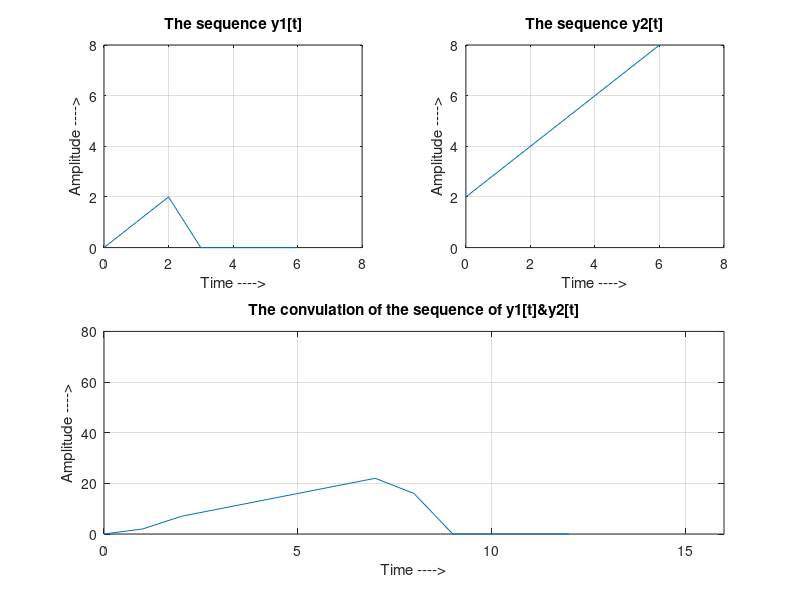

Recreate this plot in MATLAB.
t = 0:6;
x = [0 1 2 0 0 0 0];
subplot(2,2,1);
plot(t,x);
grid on;
axis([0 8 0 8]);
xlabel('Time ---->');
ylabel('Amplitude ---->');
title('The sequence y1[t]');
h = [2 3 4 5 6 7 8];
subplot(2,2,2);
plot(t,h);
grid on;
axis([0 8 0 8]);
xlabel('Time ---->');
ylabel('Amplitude ---->');
title('The sequence y2[t]');
y = conv(x,h);
L = length(y);
t = 0:L-1;
subplot(2,2,[3,4]);
plot(t,y);
grid on;
axis([0 16 0 80]);
xlabel('Time ---->');
ylabel('Amplitude ---->');
title('The convulation of the sequence of y1[t]&y2[t]');




